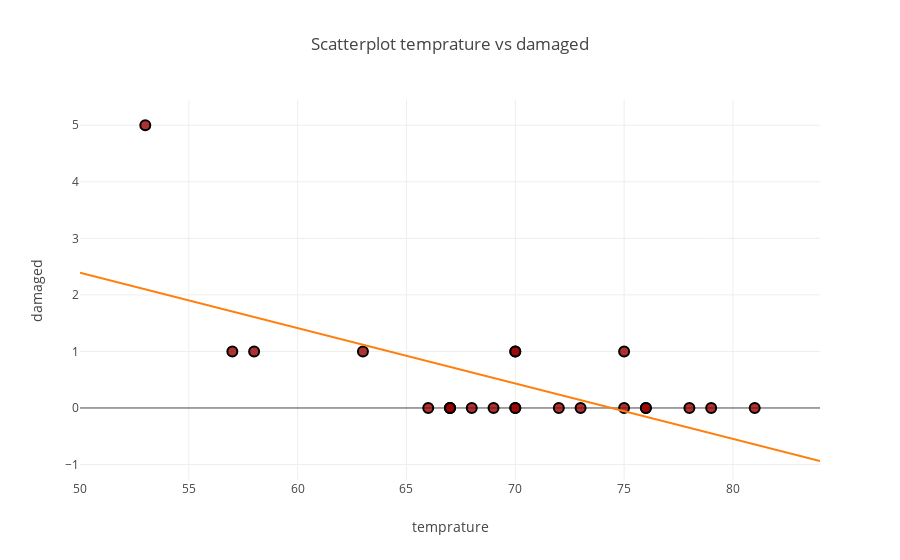

Source (notebook cell):
### Code cell
trace = go.Scatter(
    x = temprature,
    y = damaged,
    name = 'Above',
    mode = 'markers',
    marker = dict(
        size = 10,
        color = 'rgba(152, 0, 0, .8)',
        line = dict(
            width = 2,
            color = 'rgb(0, 0, 0)'
        )
    )
)

trace2 = go.Scatter(
    x = np.arange(50,85),
    y = np.add(np.multiply(np.arange(50,85), -0.0979), 7.2857),
    mode = 'lines',
    name = 'lines'
)


layout= go.Layout(
    title= 'Scatterplot temprature vs damaged',
    xaxis= dict(
        title= 'temprature',
    ),
    yaxis=dict(
        title= 'damaged',
    ),
    showlegend= False
)

fig= go.Figure(data=[trace, trace2], layout=layout)
iplot(fig)

### Figure 1 — Plotly figure (JSON) as saved in the notebook; plotly's stock layout.template omitted (floating-point values rounded to 4 significant figures)
{"data": [{"marker": {"color": "rgba(152, 0, 0, .8)", "line": {"color": "rgb(0, 0, 0)", "width": 2}, "size": 10}, "mode": "markers", "name": "Above", "type": "scatter", "x": [53, 57, 58, 63, 66, 67, 67, 67, 68, 69, 70, 70, 70, 70, 72, 73, 75, 75, 76, 76, 78, 79, 81], "y": [5, 1, 1, 1, 0, 0, 0, 0, 0, 0, 1, 0, 1, 0, 0, 0, 0, 1, 0, 0, 0, 0, 0]}, {"mode": "lines", "name": "lines", "type": "scatter", "x": [50, 51, 52, 53, 54, 55, 56, 57, 58, 59, 60, 61, 62, 63, 64, 65, 66, 67, 68, 69, 70, 71, 72, 73, 74, 75, 76, 77, 78, 79, 80, 81, 82, 83, 84], "y": [2.391, 2.293, 2.195, 2.097, 1.999, 1.901, 1.803, 1.705, 1.607, 1.51, 1.412, 1.314, 1.216, 1.118, 1.02, 0.9222, 0.8243, 0.7264, 0.6285, 0.5306, 0.4327, 0.3348, 0.2369, 0.139, 0.0411, -0.0568, -0.1547, -0.2526, -0.3505, -0.4484, -0.5463, -0.6442, -0.7421, -0.84, -0.9379]}], "layout": {"showlegend": false, "title": "Scatterplot temprature vs damaged", "xaxis": {"title": "temprature"}, "yaxis": {"title": "damaged"}}}
